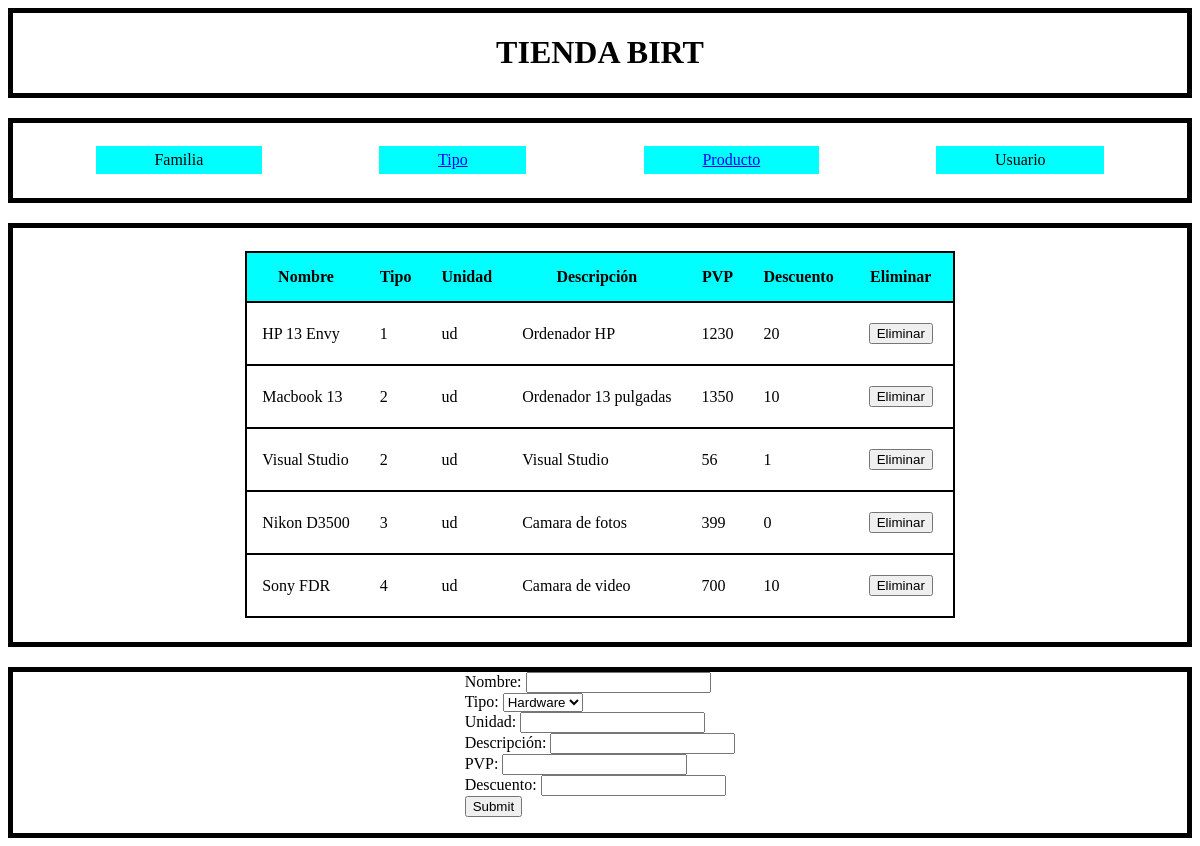
The app's page /fichaProductos.php, older data.
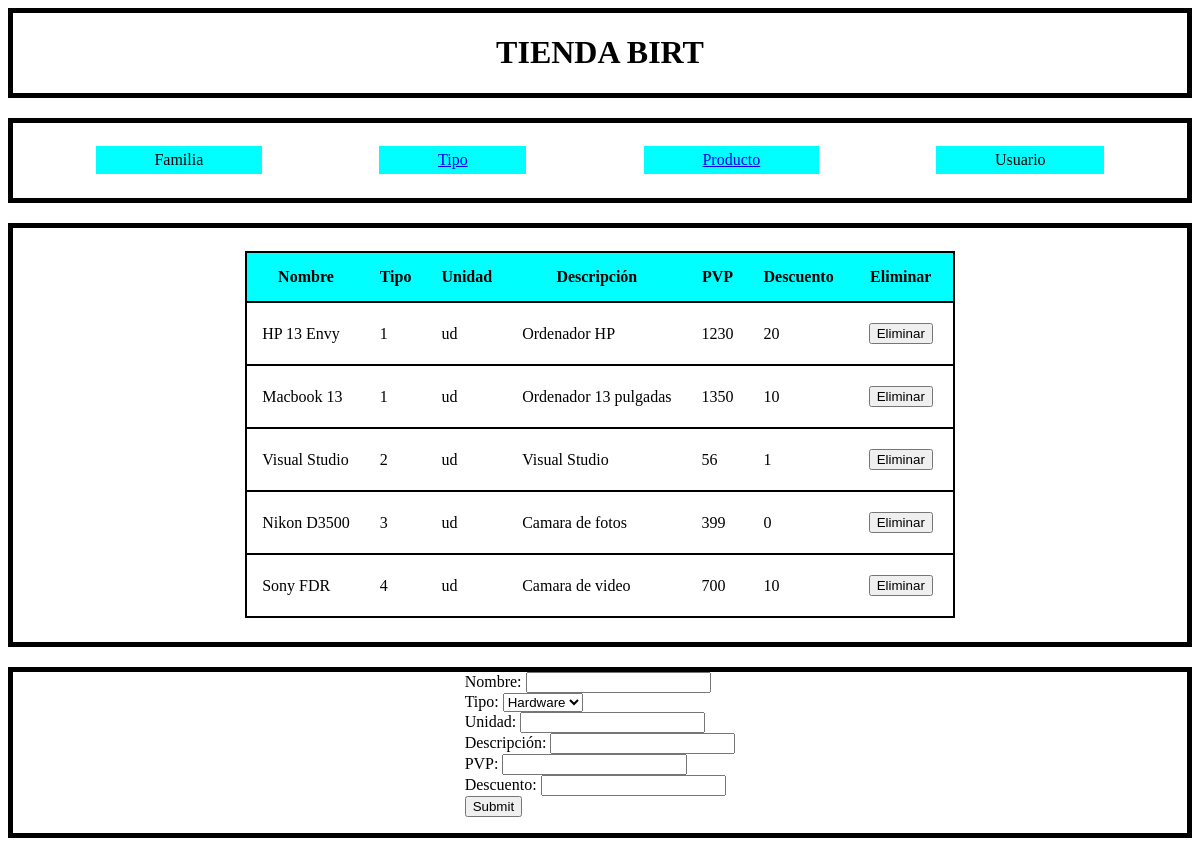
The same page, newer data.
### tables this page shows
CREATE TABLE `producto` (
  `idProducto` int(11) UNSIGNED NOT NULL,
  `ProductoNombre` varchar(45) NOT NULL,
  `idTipoProducto` int(11) UNSIGNED NOT NULL,
  `Unidad` varchar(45) NOT NULL,
  `Descripcion` varchar(45) NOT NULL,
  `pvpUnidad` float NOT NULL,
  `Descuento` float NOT NULL
);

### conexion.php (called while the page is built, shortened)
<?php
    class BaseDatos{
        private $conexion;
        private $user ;
        private $host;
        private $pass ;
        private $db;
        public function __construct() {
            $this->user = "root";
            $this->host = "localhost";
            $this->pass = "";
            $this->db = "ud03";
        }
        public function conectar() {
            $this->conexion = new mysqli($this->host,$this->user,$this->pass,$this->db);
            if ($this->conexion->connect_errno) {
                printf("Connect failed: %s\n", $mysqli->connect_error);
                exit();
            } else {
                return $this->conexion;
            }
        }
        public function seleccionar($query) {
            $resultado=$this->conexion->query($query);
            return $resultado;
        }
    }
?>

### fichaProductos.php (the view, shortened to what this page needs)
<?php
    include ("conexion.php");
    $bd = new BaseDatos();
?>
<html>
    <head>
        <link rel="stylesheet" href="style.css"/>
    </head>
    <body>
        <div class="header">
            <h1>TIENDA BIRT</h1>
        </div>
        <div class="nav">
            <a class="botonNav">Familia</a>
            <a class="botonNav" href="index.php">Tipo</a>
            <a class="botonNav" href="fichaProductos.php">Producto</a>
            <a class="botonNav">Usuario</a>
        </div>
        <div class="content">
            <table class="tablaProductos">
                <tr>
                    <th>Nombre</th>
                    <th>Tipo</th>
                    <th>Unidad</th>
                    <th>Descripci&oacute;n</th>
                    <th>PVP</th>
                    <th>Descuento</th>
                    <th>Eliminar</th>
                </tr>
                <?php
                    $resProd = $bd->seleccionar("select * from producto");
                    while ($prod = $resProd->fetch_assoc()) {
                ?>
                    <form method="POST" action=<?php echo $_SERVER['PHP_SELF'];?>>
                        <tr>
                            <td><?php echo $prod['ProductoNombre'];?></td>
                            <td><?php echo $prod['idTipoProducto'];?></td>
                            <td><?php echo $prod['Unidad'];?></td>
                            <td><?php echo $prod['Descripcion'];?></td>
                            <td><?php echo $prod['pvpUnidad'];?></td>
                            <td><?php echo $prod['Descuento'];?></td>
                            <td><input type="submit" value="Eliminar"></td>
                        </tr>
                    </form>
                <?php }?>
            </table>
        </div>
        <div class="content">
            <form method="POST" action=<?php echo $_SERVER['PHP_SELF'];?>>
                <label for="nombreNuevo">Nombre:</label>
                <input type="text" id="nombreNuevo" name="nombreNuevo"><br>
                <label for="tipoNuevo">Tipo:</label>
                <select id="tipoNuevo" name="tipoNuevo">
                    <?php
                        $resTipoProd = $bd->seleccionar("select * from tipo_producto");
                        while ($tipoProd = $resTipoProd->fetch_assoc()) {
                    ?>
                        <option value="<?php echo $tipoProd['idTipo_producto']?>"><?php echo $tipoProd['DescTipoProd']?></option>
                    <?php }?>
                </select><br>
                <label for="unidadNuevo">Unidad:</label>
                <input type="text" id="unidadNuevo" name="unidadNuevo"><br>
                <label for="descripcionNuevo">Descripci&oacute;n:</label>
                <input type="text" id="descripcionNuevo" name="descripcionNuevo"><br>
                <label for="pvpNuevo">PVP:</label>
                <input type="text" id="pvpNuevo" name="pvpNuevo"><br>
                <label for="descuentoNuevo">Descuento:</label>
                <input type="text" id="descuentoNuevo" name="descuentoNuevo"><br>
                <input type="submit">
            </form>
        </div>
    </body>
</html>

Row changes from the older to the newer data that the page shows:
changed producto "Macbook 13": idTipoProducto "2" → "1"
